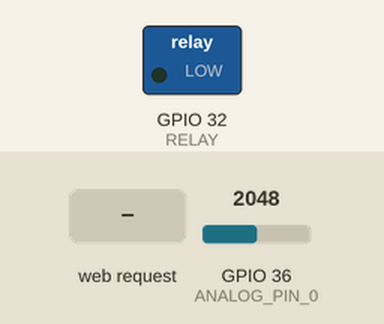
The sketch below on a simulated ESP32. Shown: switched loads named in the sketch (green lamp = pin HIGH). Inputs (shaded band) come from the test bench; at power-on: GPIO 36 (ANALOG_PIN_0) = 2048. WiFi joins after 1.5 s; servers stay silent unless stated; what the sketch prints to the serial monitor is not drawn.

Above: at 2.7 s.
2.8 s: HTTP request GET /H received
At 3.1 s:
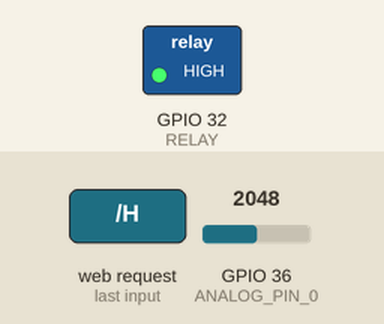
4.3 s: HTTP request GET /L received
At 5.4 s:
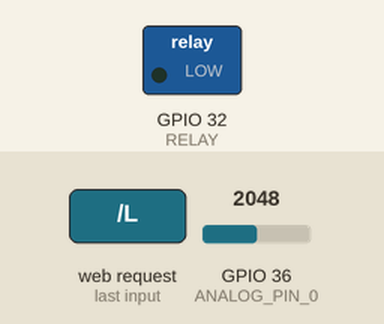
Timing chart, 0 to 7.3 s (numbered marks = the images above; inputs shaded):
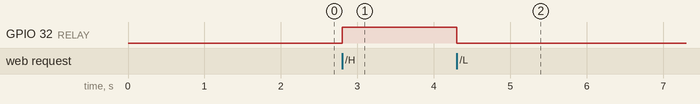

The sketch:

HTTPServer2.ino
```cpp
#include <WiFi.h>
#include <WiFiServer.h>
const char* ssid     = "Vent";
const char* password = "pizzasalami";
WiFiServer server(80);

#define RELAY 32
#define ANALOG_PIN_0 36
int     analog_value = 0;

void setup()
{
  Serial.begin(115200);
  pinMode(RELAY, OUTPUT);
  delay(10);
  connectWiFi();
  //setWiFi("cthings.co", "lawl123456");
}
const char* cssButton = "<!DOCTYPE html>"
                        "<html>"
                        "<head>"
                        "<meta http-equiv='refresh' content='5'>"
                        "<style>"
                        ".button {"
                        "background-color: #A9A9A9;"
                        "border: none;"
                        "color: white;"
                        "transition: padding 0.3s ease;"
                        "padding: 20px;"
                        "text-align: center;"
                        "text-decoration: none;"
                        "display: inline-block;"
                        "font-size: 16px;"
                        "margin: 4px 2px;"
                        "cursor: pointer;"
                        "border-radius: 29px;"
                        "}"
                        ".button:hover {"
                        "padding: 25px;"
                        "}"
                        "</style>"
                        "</head>"
                        "<body>"
                        "<div style='text-align: center;'>"
                        "<form style='display: inline;'' action= \"/H\">"
                        "<input type='submit' class='button' value='On'>"
                        "</form>"
                        "<form style='display: inline;' action=\"/L\">"
                        "<input type='submit' class='button' value='Off'>"
                        "</form>"
                        "</div>"
                        "</body>"
                        "</html>";

int value = 0;

const char* cssButton2 = "<!DOCTYPE html>"
                         "<html>"
                         "<head>"
                         "<meta http-equiv='refresh' content='1'>"
                         "<style>"
                         ".button {"
                         "background-color: #A9A9A9;"
                         "border: none;"
                         "color: white;"
                         "transition: padding 0.3s ease;"
                         "padding: 20px;"
                         "text-align: center;"
                         "text-decoration: none;"
                         "display: inline-block;"
                         "font-size: 16px;"
                         "margin: 4px 2px;"
                         "cursor: pointer;"
                         "border-radius: 29px;"
                         "}"
                         ".button:hover {"
                         "padding: 25px;"
                         "}"
                         ".center_container {"
                         "display: flex;"
                         "justify-content: center;"
                         "align-items: center;"
                         "margin-top: 10%;"
                         "}"
                         ".boxxy {"
                         "height: 300px;"
                         "width: 300px;"
                         "border-radius: 10px;"
                         "background-color: gray;"
                         "display: flex;"
                         "align-items: center;"
                         "flex-direction: column;"
                         "justify-content: center;"
                         "}"
                         "#text-box {"
                         "padding: 12px 20px;"
                         "margin: 8px 0;"
                         "display: inline-block;"
                         "border: 1px solid #ccc;"
                         "border-radius: 4px;"
                         "box-sizing: border-box;"
                         "}"
                         "</style>"
                         "</head>"
                         "<body>"
                         "<div class='center_container'>"
                         "<div class='boxxy'>"
                         "<div class='buttons'>"
                         "<form style='display: inline;'' action='/H'>"
                         "<input type='submit' class='button' value='On'>"
                         "</form>"
                         "<form style='display: inline;' action=/L>"
                         "<input type='submit' class='button' value='Off'>"
                         "</form>"
                         "</div>"
                         "<input id='text-box' type='text'>"
                         "</div>"
                         "</div>"
                         "<script>"
                         "(function() {";

void loop()
{
  analog_value = analogRead(ANALOG_PIN_0);
  WiFiLocalWebPageCtrl();
}


void WiFiLocalWebPageCtrl(void)
{
  WiFiClient client = server.available();   // listen for incoming clients

  String sHTML;
  if (client) {
    Serial.println("New Client.");
    String currentLine = "";
    while (client.connected()) {
      if (client.available()) {
        char c = client.read();
        Serial.write(c);
        if (c == '\n') {
          if (currentLine.length() == 0) {
            client.println("HTTP/1.1 200 OK");
            client.println("Content-type:text/html");
            client.println();
            client.print(cssButton2);
            client.print("var x =" + String(analog_value) + ";");
            client.println("var box = document.getElementById(\'text-box\');");
            client.println("box.value = x;");
            client.println("})();");
            client.println("</script>");
            client.println("</html>");
            client.println();
            break;
          } else {    // if you got a newline, then clear currentLine:
            currentLine = "";
          }
        } else if (c != '\r') {  // if you got anything else but a carriage return character,
          currentLine += c;      // add it to the end of the currentLine
      }
        if (currentLine.endsWith("GET /H")) {
          digitalWrite(RELAY, HIGH);               // GET /H turns the LED on
        }
        if (currentLine.endsWith("GET /L")) {
          digitalWrite(RELAY, LOW);                // GET /L turns the LED off
        }
      }
    }
    // close the connection:
    client.stop();
    Serial.println("Client Disconnected.");
  }
}

/***************************************************
  Connecting to a WiFi network
****************************************************/
void connectWiFi(void)
{
  Serial.println();
  Serial.println();
  Serial.print("Connecting to ");
  Serial.println(ssid);
  WiFi.begin(ssid, password);
  while(WiFi.status() != WL_CONNECTED)
  {
    delay(500);
    Serial.print(".");
  }
  Serial.println("");
  Serial.println("WiFi connected.");
  Serial.println("IP address: ");
  Serial.println(WiFi.localIP());
  server.begin();
}

void setWiFi(const char* Name, const char* Password)
{
  ssid      = Name;
  password  = Password;
  while(!WiFi.softAP(ssid, password)) {
    Serial.print(".");
    delay(400);
  }
  Serial.println("WIFI < " + String(ssid) + " > ... Started");
  Serial.println(WiFi.softAPIP());
  server.begin();
  Serial.println("Server Started");
}
```

Measured:
- after the input at 2.8 s, GPIO 32 (RELAY): LOW → HIGH at once
- after the input at 4.3 s, GPIO 32 (RELAY): HIGH → LOW at once
